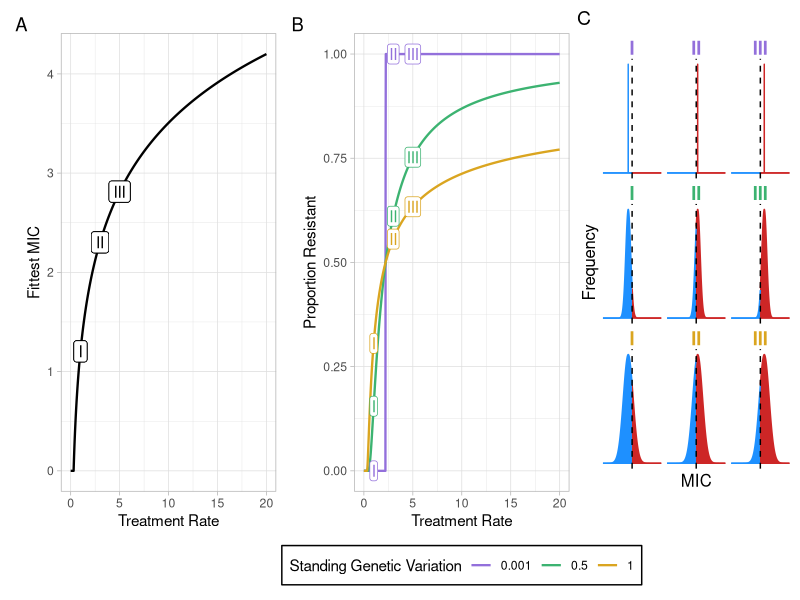

The R script that drew this image:
library(dplyr)
library(stringr)

#####################################################################################################################################
# CALCULATING FITTEST MIC AND PROPORTION OF RESISTANCE FOR DIFFERENT ANTIBIOTIC USAGE RATES AND AMOUNTS OF STANDING GENETIC VARIANCE
#####################################################################################################################################

sd_rs_list<-c(0.001, 0.5, 1) # Standing genetic variance 

ts_list<-seq(0,20,length.out=1001) # Antibiotic usage x antibiotic clearance rate

# Data frame for standing genetic variance and treatment rate
sd_rs_rep<-data.frame(sd_rs=rep(sd_rs_list,each=length(ts_list)))
ts_rep<-data.frame(ts=rep(ts_list,times=length(sd_rs_list))) 
SGV_and_treatment<-cbind(sd_rs_rep,ts_rep) 

c<-0.3 # cost of resistance 
b<-1 # transmission rate
g<-0.5 # immune clearance rate
n<-1 # host population density
cutoff<-2 # MIC threshold for resistance

df<-data.frame()
for (i in 1:nrow(SGV_and_treatment)){
  t<-SGV_and_treatment$ts[i] # Treatment rate
  sd_r<-SGV_and_treatment$sd_rs[i] # Standing genetic variance
  
  # R0 = stuff_in / stuff_out
  # R0 = (transmission x host_pop)  /  ( cost x MIC  +  immune_clearance  +  AB_clearance x treatment_rate x exp(-MIC) )
  # R0 = (beta*n)/(c*MIC + gamma + t*exp(-MIC))
  # Differentiate R0 with respect to MIC (how does R0 with change with change in MIC)
  # dR0/dMIC = -(n*beta*(c-t*exp(-MIC))) / (c*MIC + gamma + t*exp(-MIC))^2
  # Solve for MIC when R0 is maximum (dR0/dMIC=0)
  # MIC = -log(c/t) = log(t/c)
  fittest_mic<-ifelse(log(t/c)>0, log(t/c), 0) # Fittest MIC (model with clearance cost)

  prop_resistant<-pnorm(log(cutoff),mean=log(fittest_mic),sd=sd_r,lower.tail=F) # Proportion of strains above threshold for resistance
  # Normal distribution, mean = log(MIC), SD = standing genetic variance (0, 0.1, 1 or 10)
  # we are saying that the strains in circulation are normally distributed around the fittest MIC, with standing genetic variance
  # given our distribution of MIC (mean = fittest MIC, SD = standing genetic variance), what is the probability of drawing a number above the cutoff (threshold for resistance)

  x<-data.frame(t,sd_r,fittest_mic,prop_resistant)
  df<-rbind(df,x)
}

######################################################################################################################################################
# GRAPHS
library(gridExtra)
library(ggplot2)
library(patchwork)
library(ggpubr)
######################################################################################################################################################

tr_examlpes<-c(1,3,5)
tr_titles<-c("I","II","III")
lab<-filter(df, t %in% tr_examlpes) %>%full_join(data.frame(t=tr_examlpes,label=tr_titles),by="t")
  
fittest_mic_plot<-ggplot(df,aes(x=t,y=fittest_mic))+
  geom_line(lwd=0.8)+
  geom_label(data=lab,aes(x=t,y=fittest_mic,label=label))+
  labs(x="Treatment Rate",y="Fittest MIC")+
  theme_light()

prop_resistance_plot<-ggplot(df,aes(x=t,y=prop_resistant,colour=as.factor(sd_r)))+
  geom_line(lwd=0.8)+
  theme_light()+
  labs(x="Treatment Rate",y="Proportion Resistant")+
  scale_colour_manual(name=str_wrap("Standing Genetic Variation", width=30),values=c("mediumpurple","mediumseagreen","goldenrod"))+
  geom_label(data=lab,aes(x=t,y=prop_resistant,label=label), show.legend = F, label.padding = unit(0.1, "lines"))+
  theme(legend.background = element_rect(fill="white",size=0.5, linetype="solid", colour ="black"),legend.position="bottom")
  
# Examples 
fittest_mic<-ifelse(log(tr_examlpes/c)>0, log(tr_examlpes/c), 0)
to_plot<-data.frame(fittest_mic=rep(fittest_mic,length(sd_rs_list)),variance=rep(sd_rs_list,each=length(tr_examlpes)))
title<-rep(tr_titles,length(sd_rs_list))
title_col<-rep(c("mediumpurple","mediumseagreen","goldenrod"),each=length(sd_rs_list))

plots<-list()
for(i in 1:nrow(to_plot)){
mean<-to_plot$fittest_mic[i]
variance<-to_plot$variance[i]
df2<-data.frame(x=seq(-4,8,0.01),y=dnorm(seq(-4,8,0.01), mean, variance))
plots[[i]]<-ggplot(data=df2,aes(x,y))+
  geom_ribbon(data=subset(df2,x>2),aes(ymax=y),ymin=0,fill="firebrick3",colour="firebrick3")+
  geom_ribbon(data=subset(df2,x<2),aes(ymax=y),ymin=0,fill="dodgerblue",colour="dodgerblue")+
  #geom_line(data=df2,aes(y=y,x=x),fill="white",colour="black")+
  theme_void()+
  theme(axis.text = element_blank(),axis.ticks = element_blank(),plot.title = element_text(colour = title_col[i],hjust=0.5,face="bold"))+
  geom_vline(xintercept = 2, linetype="dashed", color = "black", size=0.5)+
  labs(title=title[i],x=NULL,y=NULL)
}

example_plots<-ggarrange(plots[[1]],plots[[2]],plots[[3]],plots[[4]],plots[[5]],plots[[6]],plots[[7]],plots[[8]],plots[[9]])
example_plots<-annotate_figure(example_plots,bottom = text_grob("MIC"),left = text_grob("Frequency",rot = 90))
patchwork<-(fittest_mic_plot|prop_resistance_plot|example_plots) + plot_layout(widths = c(3,3,3))
patchwork + plot_annotation(tag_levels = 'A') & theme(plot.tag = element_text(face = 1))
